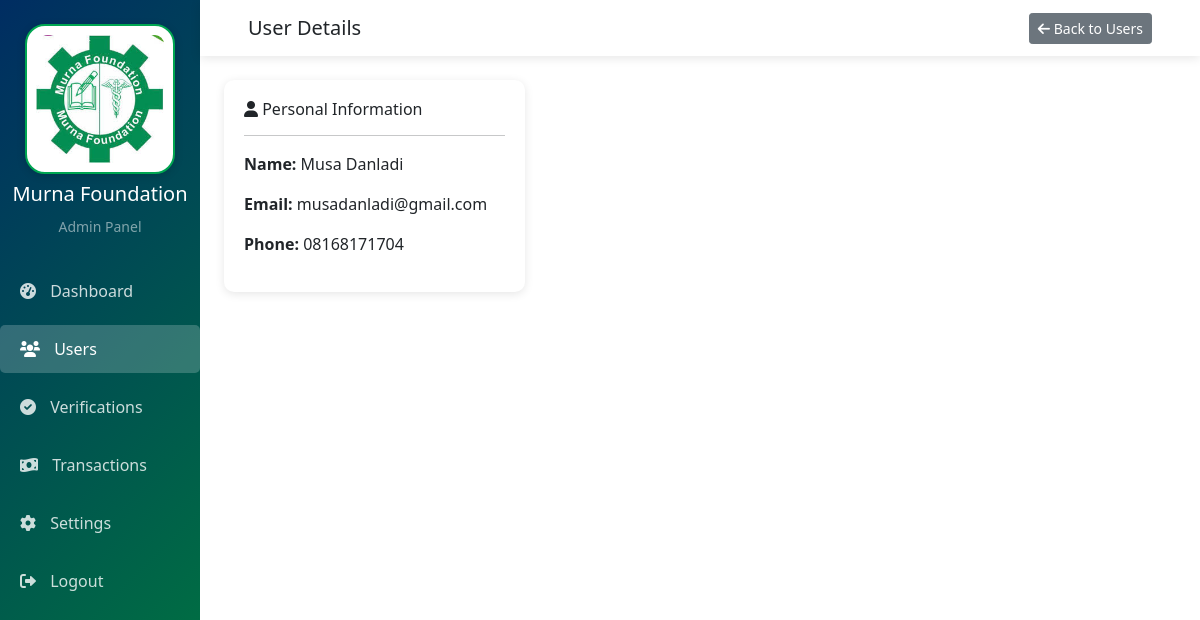
Page /admin/users-details.php?id=2 (signed in) on the committed database.
### tables this page shows
CREATE TABLE `accounts` (
  `id` int(11) NOT NULL,
  `user_id` int(11) NOT NULL,
  `account_number` varchar(20) NOT NULL,
  `balance` decimal(15,2) DEFAULT 0.00,
  `created_at` timestamp NOT NULL DEFAULT current_timestamp()
);

CREATE TABLE `users` (
  `id` int(11) NOT NULL,
  `account_type` enum('individual','corporate') NOT NULL,
  `full_name` varchar(255) DEFAULT NULL,
  `org_name` varchar(255) DEFAULT NULL,
  `email` varchar(255) NOT NULL,
  `phone` varchar(20) DEFAULT NULL,
  `password` varchar(255) NOT NULL,
  `nin_input` varchar(20) NOT NULL,
  `rc_number` varchar(100) DEFAULT NULL,
  `org_address` text DEFAULT NULL,
  `org_state` varchar(100) DEFAULT NULL,
  `contact_person` varchar(255) DEFAULT NULL,
  `contact_phone` varchar(20) DEFAULT NULL,
  `is_verified` tinyint(4) DEFAULT 0,
  `status` enum('active','suspended') DEFAULT 'active',
  `created_at` timestamp NOT NULL DEFAULT current_timestamp(),
  `nin_verifications` int(11) DEFAULT 0,
  `phone_verifications` int(11) DEFAULT 0,
  `demographic_verifications` int(11) DEFAULT 0,
  `email_verified` tinyint(1) DEFAULT 0,
  `verification_token` varchar(255) DEFAULT NULL,
  `token_expires_at` datetime DEFAULT NULL
);

### admin/users-details.php (the view, shortened to what this page needs)
<?php
$user_id = (int)$_GET['id'];
$conn = getDBConnection();
$stmt = $conn->prepare("
    SELECT u.*, a.account_number, a.balance
    FROM users u
    LEFT JOIN accounts a ON u.id = a.user_id
    WHERE u.id = ?
");
$stmt->bind_param("i", $user_id);
$stmt->execute();
$user = $stmt->get_result()->fetch_assoc();
?>
<!DOCTYPE html>
<html lang="en">
<head>
    <link href="https://cdn.jsdelivr.net/npm/bootstrap@5.1.3/dist/css/bootstrap.min.css" rel="stylesheet">
    <link href="https://cdnjs.cloudflare.com/ajax/libs/font-awesome/6.0.0/css/all.min.css" rel="stylesheet">
</head>
<body>
    <div class="container-fluid">
        <div class="row">
            <div class="col-md-2 p-0 sidebar">
                <div class="text-center py-4">
                     <div class="logo-icon">
              <img
                src="../murna.jpg"
                alt="Murna Logo"
                style="
                    width:150px;
                    height:150px;
                    object-fit:cover;
                    border-radius:20px;
                    padding:9px;
                    background:#fff;
                    box-shadow:0 2px 8px rgba(0,0,0,0.15);
                    border:2px solid #00A651;
                "
                >
        </div>
          <h5 class="text-white mt-2">Murna Foundation</h5>
                    <small class="text-white-50">Admin Panel</small>
                </div>
                <nav class="nav flex-column">
                    <a class="nav-link" href="dashboard.php"><i class="fas fa-tachometer-alt"></i> Dashboard</a>
                    <a class="nav-link active" href="users.php"><i class="fas fa-users"></i> Users</a>
                    <a class="nav-link" href="verifications.php"><i class="fas fa-check-circle"></i> Verifications</a>
                    <a class="nav-link" href="transactions.php"><i class="fas fa-money-bill-wave"></i> Transactions</a>
                    <a class="nav-link" href="settings.php"><i class="fas fa-cog"></i> Settings</a>
                    <a class="nav-link" href="logout.php"><i class="fas fa-sign-out-alt"></i> Logout</a>
                </nav>
            </div>
            <div class="col-md-10 p-0">
                <nav class="navbar navbar-top navbar-expand-lg px-4">
                    <div class="container-fluid">
                        <span class="navbar-brand">User Details</span>
                        <div class="ms-auto">
                            <a href="users.php" class="btn btn-sm btn-secondary">
                                <i class="fas fa-arrow-left"></i> Back to Users
                            </a>
                        </div>
                    </div>
                </nav>
                <div class="p-4">
                    <div class="row">
                        <div class="col-md-4">
                            <div class="info-card">
                                <h6><i class="fas fa-user"></i> Personal Information</h6>
                                <hr>
                                <p><strong>Name:</strong> <?php echo htmlspecialchars($user['full_name'] ?? $user['org_name']); ?></p>
                                <p><strong>Email:</strong> <?php echo htmlspecialchars($user['email']); ?></p>
                                <p><strong>Phone:</strong> <?php echo htmlspecialchars($user['phone']); ?></p>

### admin/users-details.php (style rules this page uses)
.sidebar { min-height: 100vh; background: linear-gradient(135deg, #002D62 0%, #007A3D 100%); }
.sidebar .nav-link { color: rgba(255,255,255,0.8); padding: 12px 20px; margin: 5px 0; border-radius: 5px; }
.sidebar .nav-link:hover, .sidebar .nav-link.active { background: rgba(255,255,255,0.2); color: white; }
.sidebar .nav-link i { margin-right: 10px; }
.navbar-top { background: white; box-shadow: 0 2px 10px rgba(0,0,0,0.1); }
.info-card { background: white; border-radius: 10px; padding: 20px; box-shadow: 0 2px 10px rgba(0,0,0,0.1); margin-bottom: 20px; }

### rows in the picture
accounts: user.full_name "Musa Danladi", user.email "musadanladi@gmail.com", user.phone "08168171704"
